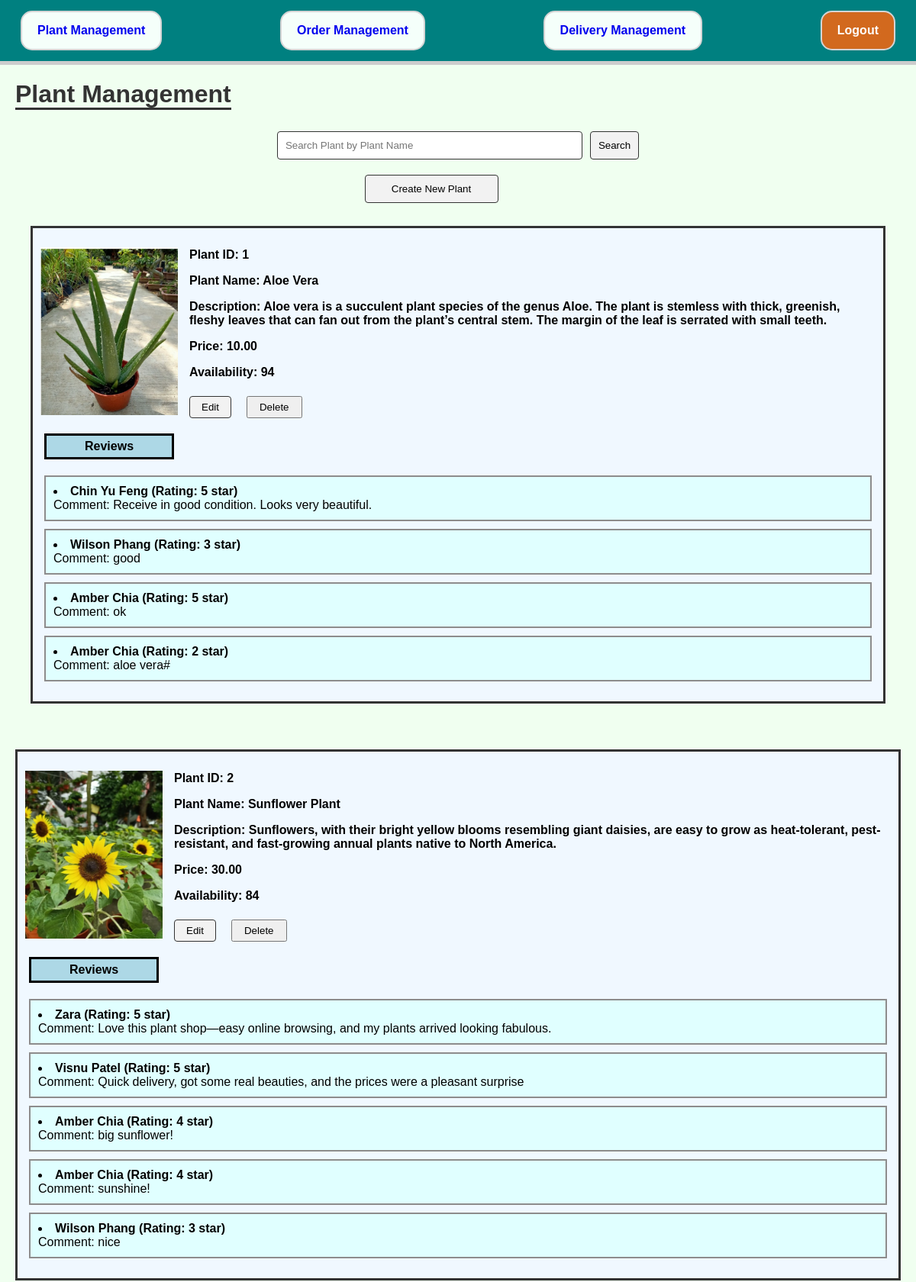
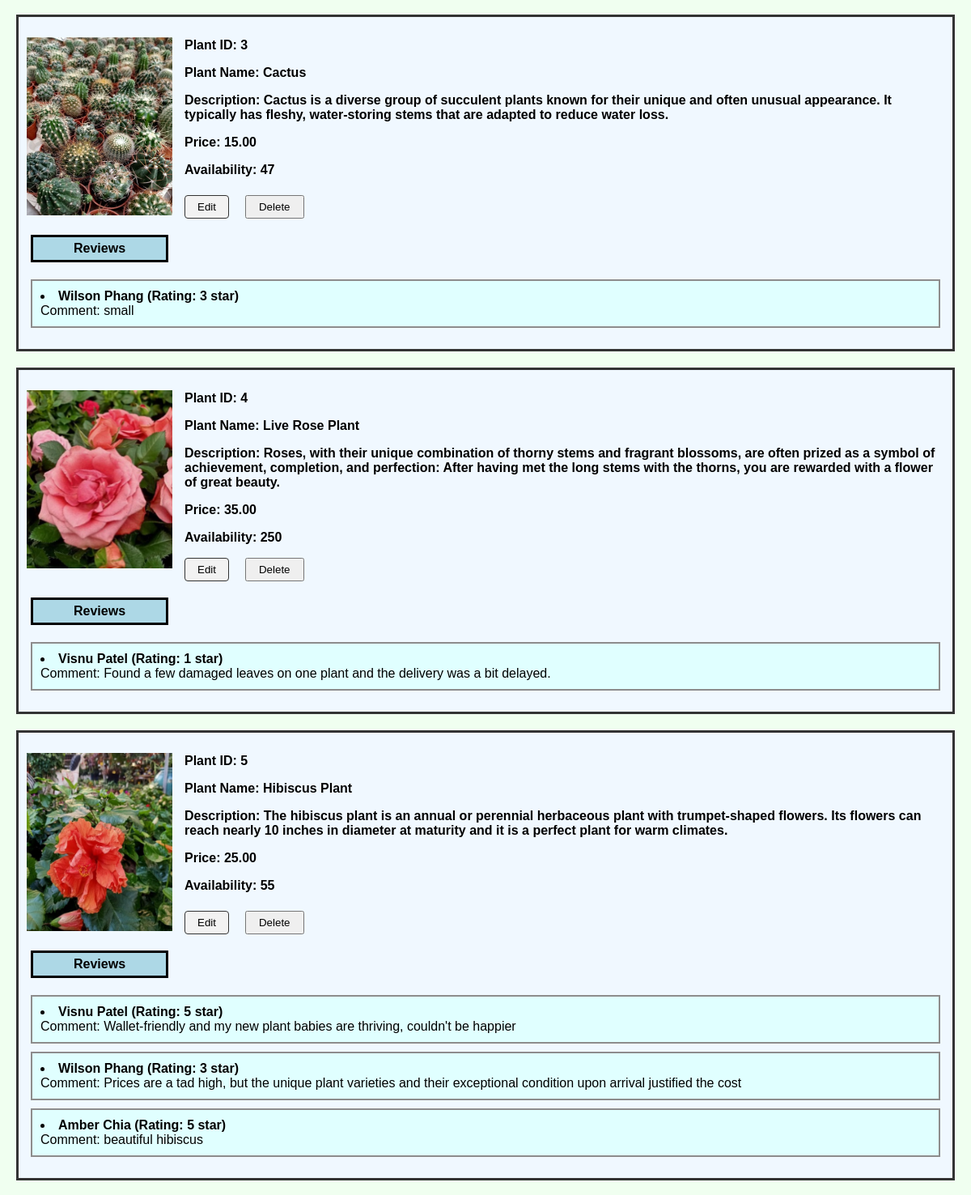
/adm/plant/manage/ (signed in, upper part), run on the app's committed database (2 pictures, top to bottom).
### app/models.py (models this page shows, shortened)
class Plant(models.Model):
    plant_name = models.CharField(max_length=80)
    plant_image = models.ImageField(upload_to='plant/')
    plant_description = models.CharField(max_length=500)
    plant_price = models.DecimalField(max_digits=5, decimal_places=2)
    plant_availability = models.PositiveIntegerField(validators=[MinValueValidator(1), MaxValueValidator(999)])

class Review(models.Model):
    order_item = models.ForeignKey(OrderItem, on_delete=models.CASCADE, related_name='reviews')
    rating = models.IntegerField(validators=[MinValueValidator(1), MaxValueValidator(5)])
    comment = models.TextField(max_length=500)

class OrderItem(models.Model):
    order = models.ForeignKey(Order, on_delete=models.CASCADE, related_name='order_items')
    plant = models.ForeignKey(Plant, on_delete=models.CASCADE, related_name='order_items')
    plant_quantity = models.PositiveIntegerField(validators=[MinValueValidator(1), MaxValueValidator(50)])
    order_item_price = models.DecimalField(max_digits=5, decimal_places=2)
    to_review = models.BooleanField(default=True)

class Order(models.Model):
    customer = models.ForeignKey(Customer, on_delete=models.CASCADE, related_name='orders')
    payment = models.ForeignKey(Payment, on_delete=models.CASCADE, related_name='orders')
    delman = models.ForeignKey(DeliveryMan, on_delete=models.CASCADE, related_name='orders', null=True, blank=True)
    order_status = models.CharField(max_length=30)

class Customer(models.Model):
    user = models.OneToOneField(User, on_delete=models.CASCADE, primary_key=True, related_name='customer_profile')
    customer_name = models.CharField(max_length=80, default='Unknown')
    customer_address = models.CharField(max_length=200)
    customer_state = models.CharField(max_length=30)
    customer_ic = models.CharField(max_length=30, unique=True)
    customer_phone_number = models.BigIntegerField()

### app/views.py (the view)
# urls.py: path("adm/plant/manage/", views.plantManagement, name="plantManagement"),
@user_passes_test(lambda user: user.is_admin)
def plantManagement(request):
    search_query = request.GET.get('search_query', '')   # Get search query from GET parameters, default to empty string
    if search_query:
        plants = Plant.objects.filter(plant_name__icontains=search_query)
    else:
        plants = Plant.objects.all()
    for plant in plants:
        plant.reviews = Review.objects.filter(order_item__plant=plant)
    return render(request, "plant_management.html", {"plants": plants, "search_query": search_query})

### app/templates/plant_management.html (shortened to what this page needs)
{% load static %}
<!DOCTYPE html>
<html lang="en">
<head>
    <link rel="stylesheet" href="{% static 'styles.css' %}">
</head>
<body>
    <div class="navbar">
        <a href="{% url 'plantManagement' %}" class="nav-button">Plant Management</a>
        <a href="{% url 'orderManagement' %}" class="nav-button">Order Management</a>
        <a href="{% url 'deliveryManagement' %}" class="nav-button">Delivery Management</a>
        <a href="{% url 'logout' %}" class="nav-button logout">Logout</a>
    </div>
    <div class="main-content">
        <h1>Plant Management</h1>
        <div class="search-bar">
            <form action="{% url 'plantManagement' %}" method="get">
                <div class="search-container">
                    <input type="text" name="search_query" placeholder="Search Plant by Plant Name" value="{{ search_query }}" style="width: 400px;">
                    <button type="submit" class="search-button">Search</button>
                </div>
            </form>
            <button class="create-button" onclick="redirectToCreatePlantForm()">Create New Plant</button>
        </div>
        {% for plant in plants %}
        <div class="plant-container">
            <div class="plant-details">
                <div class="plant-image">
                    <img src="{{plant.plant_image.url}}" alt="Plant Image" width="180px" height="220px">
                </div>
                <div class="plant-info">
                    <div class="info-text">
                        <p>Plant ID: {{plant.id}}</p>
                        <p>Plant Name: {{plant.plant_name}}</p>
                        <p>Description: {{plant.plant_description}}</p>
                        <p>Price: {{plant.plant_price}}</p>
                        <p>Availability: {{plant.plant_availability}}</p>
                    </div>
                    <div class="info-buttons">
                        <button class="edit-button" onclick="redirectToUpdatePlantForm({{ plant.id }})">Edit</button>
                        <form action="{% url 'deletePlant' plant.id %}" method="post" onsubmit="return confirmDelete();">
                            <input type="submit" value="Delete" class="delete-button"/>
                        </form>
                    </div>
                </div>
            </div>
            <div class="reviews-title">Reviews</div>
                <p>
                    {% for review in plant.reviews %}
                        <li class="review">
                            <strong>{{ review.order_item.order.customer.customer_name }} (Rating: {{ review.rating }} star)</strong><br>
                            Comment: {{ review.comment }}<br>
                        </li>
                    {% empty %}
                        <li class="no-reviews">No reviews yet.</li>
                    {% endfor %}
                </p>
            </div>
        </div>
        {% endfor %}
</body>
</html>

### app/static/styles.css (style rules this page uses)
body, html { margin: 0; padding: 0; font-family: Arial; background-color: #f0fff0; }
.navbar { display: flex; justify-content: space-between; padding: 10px 25px; background-color: #008080; border-bottom: 5px solid #ccc; }
.nav-button { background-color: #f5fffa; border: 2px solid #d4d4d4; border-radius: 15px; padding: 15px 20px; text-align: center; text-decoration: none; display: inline-block; font-size: 16px; font-weight: bold; margin: 4px 2px; cursor: pointer; transition-duration: 0.4s; }
.logout { background-color: #d2691e; color: white; }
.main-content { padding: 20px; text-align: left; }
h1 { margin-top: 50px; font-weight: bold; color: #333; display: inline; border-bottom: 3px solid #333; }
.search-bar { display: flex; flex-direction: column; align-items: center; margin: 20px auto; padding: 10px; width: 500px; }
.search-container { display: flex; width: 100%; margin-bottom: 10px; }
.search-container input[type="text"] { flex-grow: 1; padding: 10px; box-sizing: border-box; border: 1px solid #333; border-radius: 4px; margin-right: 10px; }
.search-button { padding: 10px; border: 1px solid #333; border-radius: 4px; background-color: #f2f2f2; cursor: pointer; }
.create-button { padding: 10px; width: 35%; margin: 10px 70px 0px 0px; }
button { cursor: pointer; border: 1px solid #333; border-radius: 4px; background-color: #f2f2f2; }
.plant-container { margin: 20px; border: 3px solid #333; padding: 10px; background-color: #f0f8ff; }
.plant-details { display: flex; margin-bottom: 10px; }
.plant-image { margin: 15px 15px 0px 0px; }
.plant-info { flex-grow: 1; display: flex; flex-direction: column; justify-content: space-between; }
.info-text { font-weight: bold; }
.info-buttons { display: flex; justify-content: left; }
.edit-button, .delete-button { padding: 5px 15px; margin-right: 20px; }
.reviews-title { font-weight: bold; border: 3px solid #000; background-color: #add8e6; display: inline-block; padding: 5px 50px; margin: 10px 0px 5px 5px; }
.review, .no-reviews { border: 2px solid #8d8c8c; background-color: #e0ffff; padding: 10px 10px; margin: 0px 5px 10px 5px; }

### data on the page
Plant: plant_image (picture), id "1", plant_name "Aloe Vera", plant_description "Aloe vera is a succulent plant species of the genus Aloe. The plant is stemless with thick, greenish, fleshy leaves that can fan out from the plant’s central stem. The margin of the leaf is serrated with small teeth.", plant_price "10.00", plant_availability "94"
Review: order_item.order.customer.customer_name "Chin Yu Feng", rating "5", comment "Receive in good condition. Looks very beautiful."
Review: order_item.order.customer.customer_name "Wilson Phang", rating "3", comment "good"
Review: order_item.order.customer.customer_name "Amber Chia", rating "5", comment "ok"
Review: order_item.order.customer.customer_name "Amber Chia", rating "2", comment "aloe vera#"
Plant: plant_image (picture), id "2", plant_name "Sunflower Plant", plant_description "Sunflowers, with their bright yellow blooms resembling giant daisies, are easy to grow as heat-tolerant, pest-resistant, and fast-growing annual plants native to North America.", plant_price "30.00", plant_availability "84"
Review: order_item.order.customer.customer_name "Zara", rating "5", comment "Love this plant shop—easy online browsing, and my plants arrived looking fabulous."
Review: order_item.order.customer.customer_name "Visnu Patel", rating "5", comment "Quick delivery, got some real beauties, and the prices were a pleasant surprise"
Review: order_item.order.customer.customer_name "Amber Chia", rating "4", comment "big sunflower!"
Review: order_item.order.customer.customer_name "Amber Chia", rating "4", comment "sunshine!"
Review: order_item.order.customer.customer_name "Wilson Phang", rating "3", comment "nice"
Plant: plant_image (picture), id "3", plant_name "Cactus", plant_description "Cactus is a diverse group of succulent plants known for their unique and often unusual appearance. It typically has fleshy, water-storing stems that are adapted to reduce water loss.", plant_price "15.00", plant_availability "47"
Review: order_item.order.customer.customer_name "Wilson Phang", rating "3", comment "small"
Plant: plant_image (picture), id "4", plant_name "Live Rose Plant", plant_description "Roses, with their unique combination of thorny stems and fragrant blossoms, are often prized as a symbol of achievement, completion, and perfection: After having met the long stems with the thorns, you are rewarded with a flower of great beauty.", plant_price "35.00", plant_availability "250"
Review: order_item.order.customer.customer_name "Visnu Patel", rating "1", comment "Found a few damaged leaves on one plant and the delivery was a bit delayed."
Plant: plant_image (picture), id "5", plant_name "Hibiscus Plant", plant_description "The hibiscus plant is an annual or perennial herbaceous plant with trumpet-shaped flowers. Its flowers can reach nearly 10 inches in diameter at maturity and it is a perfect plant for warm climates.", plant_price "25.00", plant_availability "55"
Review: order_item.order.customer.customer_name "Visnu Patel", rating "5", comment "Wallet-friendly and my new plant babies are thriving, couldn't be happier"
Review: order_item.order.customer.customer_name "Wilson Phang", rating "3", comment "Prices are a tad high, but the unique plant varieties and their exceptional condition upon arrival justified the cost"
Review: order_item.order.customer.customer_name "Amber Chia", rating "5", comment "beautiful hibiscus"
